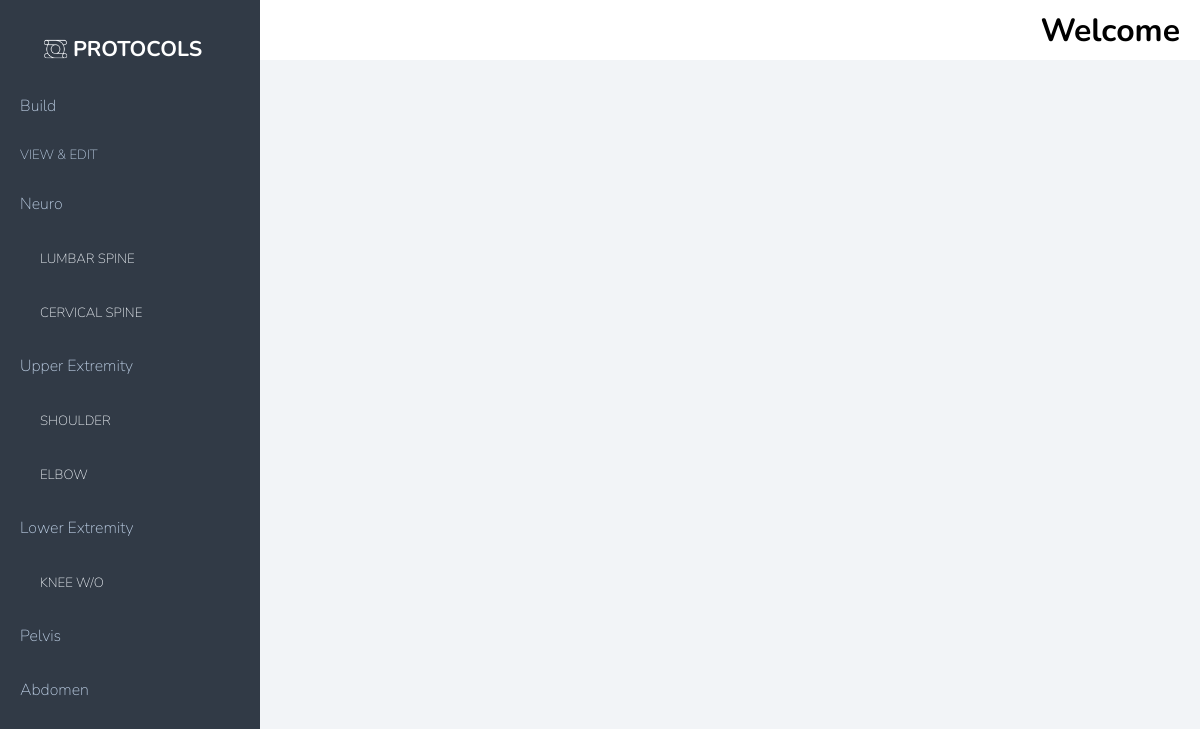
Screenshot of /home (signed in) with the database file from the repository.
### app/models.py (models this page shows)
class Category (models.Model):
    name = models.CharField(max_length=255)
    created_at = models.DateTimeField(auto_now_add=True)
    updated_at = models.DateTimeField(auto_now=True)

class Protocol(models.Model):
    name = models.CharField(max_length=255)
    category = models.ForeignKey(Category, related_name='protocols', on_delete=models.CASCADE)
    created_at = models.DateTimeField(auto_now_add=True)
    updated_at = models.DateTimeField(auto_now=True)
    objects = ScanManager()

### app/views.py (the view)
# urls.py: path('home', views.home),
def home (request):
    context = {
        'user': User.objects.get(id=request.session['user_id']),
        'category': Category.objects.all(),
        'protocols': Protocol.objects.all(),
    }
    return render (request, 'home.html', context)

### app/templates/home.html (shortened to what this page needs)
<!DOCTYPE html>
<html lang="en">
<head>
    {%load static%}
    <link rel="stylesheet" href="{%static 'style2.css'%}">
</head>
<body>
    <div class="wrapper">
        <div class="left_nav">
            <div class="navhead">
                <img src="{%static 'logo.png'%}" id="logo">
                <h1>PROTOCOLS</h1>
            </div>
            <div class="main_nav">
                <h3><a href="/build">Build</a></h3>
                <h3 class="section">VIEW & EDIT</h3>
                {%for category in category%}
                    <h3>{{category.name}}</h3>
                        {%for protocol in category.protocols.all%}
                        <p><a href="/details/{{protocol.id}}" class="protocol_link">{{protocol.name}}</a></p>
                        {%endfor%}
                {%endfor%}
            </div>
        </div>
        <div class="main">
            <div class="header">
                <h1>Welcome</h1>
            </div>
            <div class="content">
            </div>
        </div>
    </div>
</body>
</html>

### app/static/style2.css (style rules this page uses)
body { margin: 0px; padding: 0px; font-family: 'Nunito', sans-serif; background-color: #F2F4F7; }
.wrapper { display: flex; }
.left_nav { width: 260px; background-color: #313A46; height: 100vh; display: flex; flex-direction: column; }
#logo { height: 45px; margin-top: 10px; margin-left: -25px; }
.navhead { text-align: center; width: 260px; display: flex; justify-content: center; margin-top: 20px; }
.navhead h1 { color: white; font-size: 16pt; margin-left: -5px; }
.main_nav { display: flex; width: 220px; margin: 0 auto; flex-direction: column; }
.main_nav h3 { color: #bccee4; font-size: 12pt; font-weight: 200; }
.main_nav .section { font-size: 10pt; font-weight: 200; }
.main { display: flex; flex-direction: column; flex-grow: 1; }
.header { height: 40px; background-color: white; padding: 10px 20px;; display: flex; align-items: center; justify-content: flex-end; }
.content { padding: 20px; }
.main_nav a { color: #bccee4; font-size: 12pt; font-weight: 200; text-decoration: none; }
.main_nav .protocol_link { color: #EEF2F7; font-size: 10pt; margin-left: 20px; text-transform: uppercase; }

### rows the page displays
Category: name "Neuro"
Protocol: name "LUMBAR SPINE"
Protocol: name "CERVICAL SPINE"
Category: name "Upper Extremity"
Protocol: name "SHOULDER"
Protocol: name "ELBOW"
Category: name "Lower Extremity"
Protocol: name "KNEE W/O"
Category: name "Pelvis"
Category: name "Abdomen"
